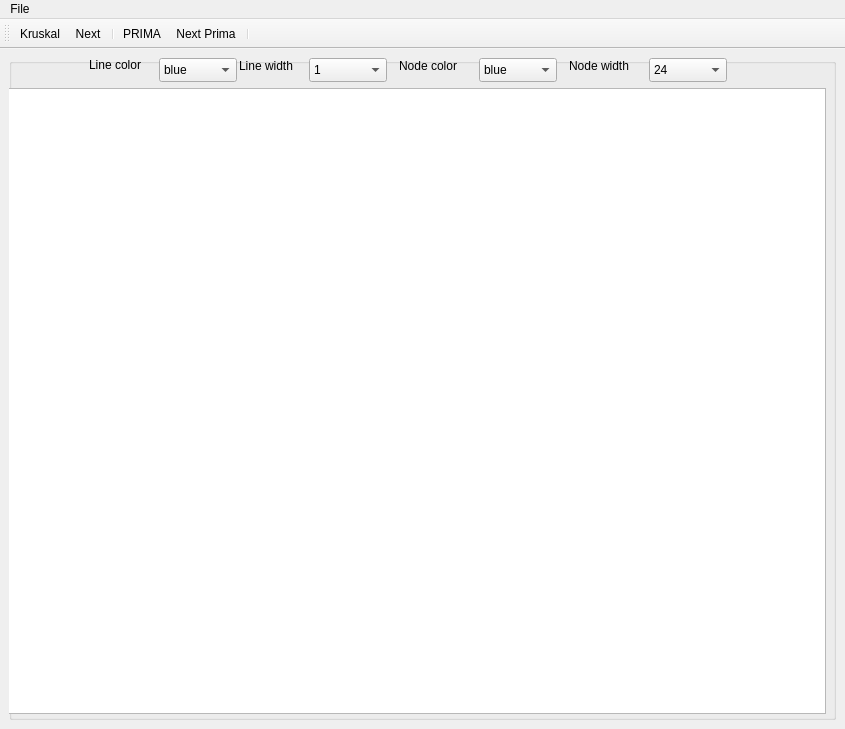
<?xml version="1.0" encoding="UTF-8"?>
<ui version="4.0">
 <class>MainWindow</class>
 <widget class="QMainWindow" name="MainWindow">
  <property name="geometry">
   <rect>
    <x>0</x>
    <y>0</y>
    <width>845</width>
    <height>729</height>
   </rect>
  </property>
  <property name="windowTitle">
   <string>MainWindow</string>
  </property>
  <widget class="QWidget" name="centralwidget">
   <property name="sizePolicy">
    <sizepolicy hsizetype="Expanding" vsizetype="Expanding">
     <horstretch>0</horstretch>
     <verstretch>0</verstretch>
    </sizepolicy>
   </property>
   <layout class="QVBoxLayout" name="verticalLayout_2">
    <item>
     <widget class="QGroupBox" name="groupBox">
      <property name="title">
       <string/>
      </property>
      <widget class="QComboBox" name="lineColorCb">
       <property name="geometry">
        <rect>
         <x>150</x>
         <y>0</y>
         <width>78</width>
         <height>24</height>
        </rect>
       </property>
       <item>
        <property name="text">
         <string>blue</string>
        </property>
       </item>
       <item>
        <property name="text">
         <string>grey</string>
        </property>
       </item>
       <item>
        <property name="text">
         <string>black</string>
        </property>
       </item>
       <item>
        <property name="text">
         <string>green</string>
        </property>
       </item>
      </widget>
      <widget class="QComboBox" name="lineWidthCb">
       <property name="geometry">
        <rect>
         <x>300</x>
         <y>0</y>
         <width>78</width>
         <height>24</height>
        </rect>
       </property>
       <item>
        <property name="text">
         <string>1</string>
        </property>
       </item>
       <item>
        <property name="text">
         <string>2</string>
        </property>
       </item>
       <item>
        <property name="text">
         <string>3</string>
        </property>
       </item>
       <item>
        <property name="text">
         <string>4</string>
        </property>
       </item>
       <item>
        <property name="text">
         <string>5</string>
        </property>
       </item>
      </widget>
      <widget class="QComboBox" name="nodeColorCb">
       <property name="geometry">
        <rect>
         <x>470</x>
         <y>0</y>
         <width>78</width>
         <height>24</height>
        </rect>
       </property>
       <item>
        <property name="text">
         <string>blue</string>
        </property>
       </item>
       <item>
        <property name="text">
         <string>gray</string>
        </property>
       </item>
       <item>
        <property name="text">
         <string>black</string>
        </property>
       </item>
       <item>
        <property name="text">
         <string>green</string>
        </property>
       </item>
      </widget>
      <widget class="QComboBox" name="nodeWidthCb">
       <property name="geometry">
        <rect>
         <x>640</x>
         <y>0</y>
         <width>78</width>
         <height>24</height>
        </rect>
       </property>
       <item>
        <property name="text">
         <string>24</string>
        </property>
       </item>
       <item>
        <property name="text">
         <string>22</string>
        </property>
       </item>
       <item>
        <property name="text">
         <string>20</string>
        </property>
       </item>
       <item>
        <property name="text">
         <string>18</string>
        </property>
       </item>
       <item>
        <property name="text">
         <string>16</string>
        </property>
       </item>
       <item>
        <property name="text">
         <string>14</string>
        </property>
       </item>
       <item>
        <property name="text">
         <string>12</string>
        </property>
       </item>
      </widget>
      <widget class="QLabel" name="label">
       <property name="geometry">
        <rect>
         <x>230</x>
         <y>0</y>
         <width>81</width>
         <height>16</height>
        </rect>
       </property>
       <property name="text">
        <string>Line width</string>
       </property>
      </widget>
      <widget class="QLabel" name="label_2">
       <property name="geometry">
        <rect>
         <x>80</x>
         <y>0</y>
         <width>58</width>
         <height>14</height>
        </rect>
       </property>
       <property name="text">
        <string>Line color</string>
       </property>
      </widget>
      <widget class="QLabel" name="label_3">
       <property name="geometry">
        <rect>
         <x>560</x>
         <y>0</y>
         <width>71</width>
         <height>16</height>
        </rect>
       </property>
       <property name="text">
        <string>Node width</string>
       </property>
      </widget>
      <widget class="QLabel" name="label_4">
       <property name="geometry">
        <rect>
         <x>390</x>
         <y>0</y>
         <width>71</width>
         <height>16</height>
        </rect>
       </property>
       <property name="text">
        <string>Node color</string>
       </property>
      </widget>
      <widget class="QGraphicsView" name="graphicsView">
       <property name="geometry">
        <rect>
         <x>-10</x>
         <y>30</y>
         <width>827</width>
         <height>626</height>
        </rect>
       </property>
      </widget>
     </widget>
    </item>
   </layout>
  </widget>
  <widget class="QMenuBar" name="menubar">
   <property name="geometry">
    <rect>
     <x>0</x>
     <y>0</y>
     <width>845</width>
     <height>24</height>
    </rect>
   </property>
   <widget class="QMenu" name="menuFile">
    <property name="title">
     <string>File</string>
    </property>
    <addaction name="actionExport"/>
    <addaction name="actionExport_weights"/>
    <addaction name="actionOpen_from_file"/>
    <addaction name="actionOpen_from_file_weight"/>
    <addaction name="actionSave_graph"/>
    <addaction name="actionExit"/>
   </widget>
   <addaction name="menuFile"/>
  </widget>
  <widget class="QToolBar" name="toolBar">
   <property name="minimumSize">
    <size>
     <width>0</width>
     <height>30</height>
    </size>
   </property>
   <property name="windowTitle">
    <string>toolBar</string>
   </property>
   <attribute name="toolBarArea">
    <enum>TopToolBarArea</enum>
   </attribute>
   <attribute name="toolBarBreak">
    <bool>true</bool>
   </attribute>
   <addaction name="actionKruskal"/>
   <addaction name="actionNext"/>
   <addaction name="separator"/>
   <addaction name="actionPRIMA"/>
   <addaction name="actionNext_Prima"/>
   <addaction name="separator"/>
  </widget>
  <action name="actionKruskal">
   <property name="text">
    <string>Kruskal</string>
   </property>
   <property name="toolTip">
    <string>Kruskall algorithm</string>
   </property>
  </action>
  <action name="actionNext">
   <property name="text">
    <string>Next</string>
   </property>
   <property name="toolTip">
    <string>Next step</string>
   </property>
  </action>
  <action name="actionSave_graph">
   <property name="text">
    <string>Save to image file</string>
   </property>
  </action>
  <action name="actionOpen_from_file">
   <property name="text">
    <string>Import nodes</string>
   </property>
  </action>
  <action name="actionExit">
   <property name="text">
    <string>Exit</string>
   </property>
  </action>
  <action name="actionExport">
   <property name="text">
    <string>Export nodes</string>
   </property>
  </action>
  <action name="actionOpen_from_file_weight">
   <property name="text">
    <string>Import weights</string>
   </property>
  </action>
  <action name="actionExport_weights">
   <property name="text">
    <string>Export weights</string>
   </property>
  </action>
  <action name="actionPRIMA">
   <property name="text">
    <string>PRIMA</string>
   </property>
  </action>
  <action name="actionNext_Prima">
   <property name="text">
    <string>Next Prima</string>
   </property>
  </action>
 </widget>
 <resources/>
 <connections>
  <connection>
   <sender>actionExit</sender>
   <signal>triggered()</signal>
   <receiver>MainWindow</receiver>
   <slot>close()</slot>
   <hints>
    <hint type="sourcelabel">
     <x>-1</x>
     <y>-1</y>
    </hint>
    <hint type="destinationlabel">
     <x>422</x>
     <y>364</y>
    </hint>
   </hints>
  </connection>
 </connections>
</ui>
